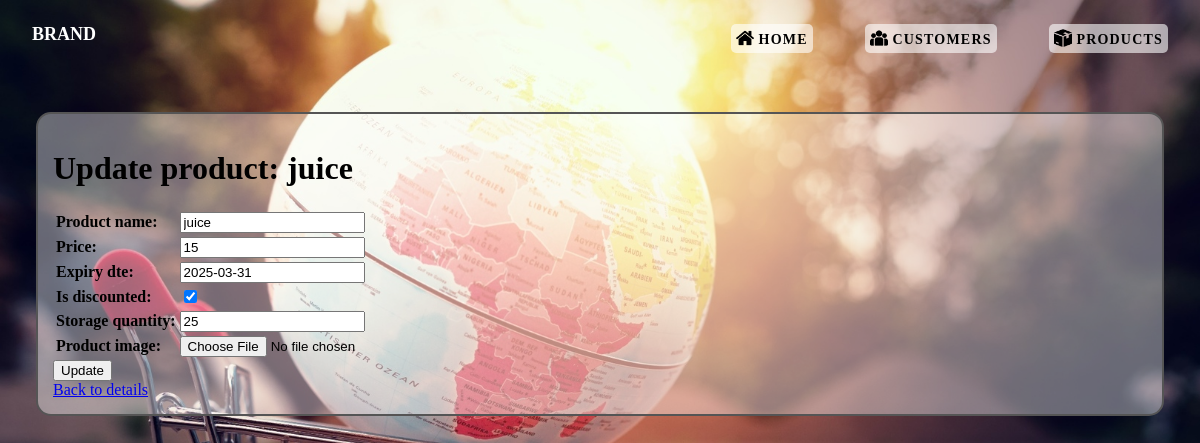
/shopping/products/7/update, run on an earlier commit of the app's database.
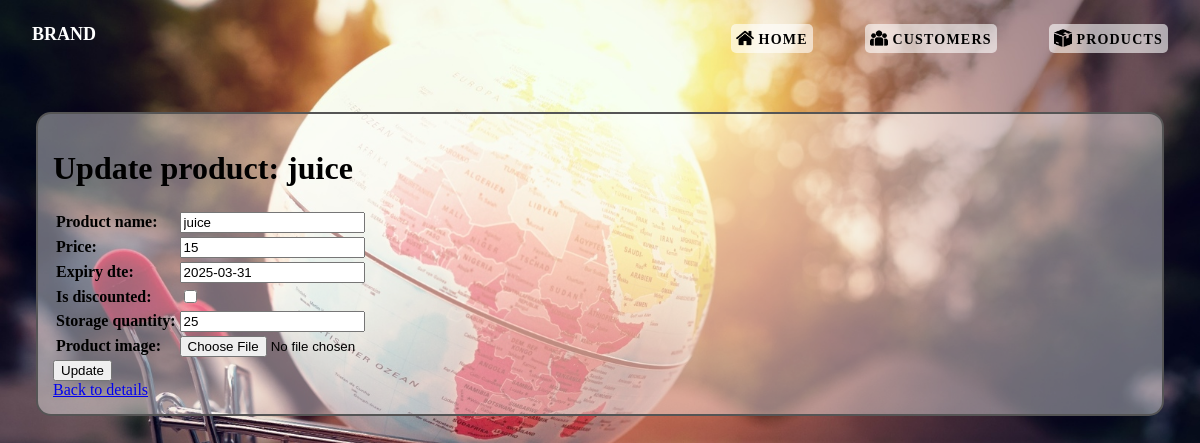
And on a later commit of the database.
### shopping/models.py (models this page shows)
class Product(models.Model):
    product_name = models.CharField(max_length=200)
    price = models.IntegerField()
    expiry_dte = models.DateField(blank=True, null=True)
    is_discounted = models.BooleanField(default=False)
    storage_quantity = models.IntegerField(default=0)
    created = models.DateTimeField(auto_now_add=True, blank=True, null=True)
    last_modified = models.DateTimeField(auto_now=True, blank=True, null=True)
    product_image = models.ImageField(upload_to='products/', blank=True, null=True)
    def __str__(self):
        return f"{self.product_name}"

### shopping/views.py (the view, shortened to what this page needs)
# urls.py: path("products/<int:product_id>/update", views.update_product, name="product_update"),
def update_product(request, product_id):
    try:
        product = Product.objects.get(id=product_id)
    except Product.DoesNotExist:
        return HttpResponse('Product not found', status=404)
    form = ProductForm2(instance=product)
    context = {
        'form': form,
        'product': product
    }
    return render(request, 'shopping/product_update.html', context)

### shopping/forms.py
class ProductForm2(forms.ModelForm):
    class Meta:
        model = Product
        fields = '__all__'

### shopping/templates/shopping/product_update.html (shortened to what this page needs)
{% load static %}
<!DOCTYPE html>
<html lang="en">
    <head>
        <link rel="stylesheet" href="{% static 'css/master.css' %}">
    </head>
    <body>
        {% include "shopping/header.html" %}
        <main>
            <h1>Update product: {{ product }} </h1>
            <form method="POST" enctype="multipart/form-data">
                <table class="add">
                    {{ form.as_table }}
                </table>
                <input type="submit" value="Update">
            </form>
            <a href="{% url 'product_details' product_id=product.id %}">Back to details</a>
        </main>
    </body>
</html>

What changed in the data, as far as the page shows it:
changed Product "juice": is_discounted "☑" → "☐"
